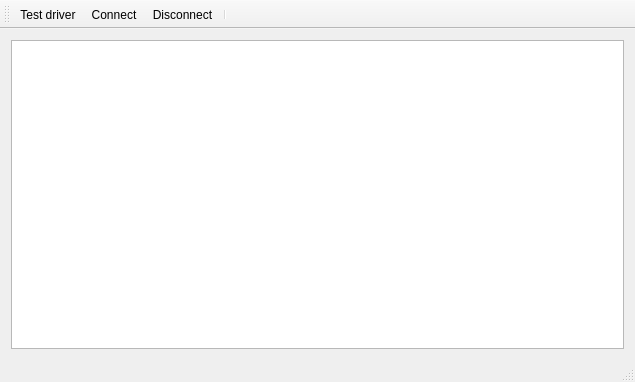
<?xml version="1.0" encoding="UTF-8"?>
<ui version="4.0">
 <class>MainWindow</class>
 <widget class="QMainWindow" name="MainWindow">
  <property name="geometry">
   <rect>
    <x>0</x>
    <y>0</y>
    <width>635</width>
    <height>382</height>
   </rect>
  </property>
  <property name="windowTitle">
   <string>Mobile Joystick Manager</string>
  </property>
  <property name="iconSize">
   <size>
    <width>32</width>
    <height>32</height>
   </size>
  </property>
  <widget class="QWidget" name="centralWidget">
   <layout class="QHBoxLayout" name="horizontalLayout">
    <item>
     <widget class="QTableView" name="colDrivers">
      <property name="editTriggers">
       <set>QAbstractItemView::NoEditTriggers</set>
      </property>
      <property name="selectionMode">
       <enum>QAbstractItemView::SingleSelection</enum>
      </property>
      <property name="selectionBehavior">
       <enum>QAbstractItemView::SelectRows</enum>
      </property>
      <attribute name="horizontalHeaderHighlightSections">
       <bool>false</bool>
      </attribute>
      <attribute name="verticalHeaderHighlightSections">
       <bool>false</bool>
      </attribute>
     </widget>
    </item>
   </layout>
  </widget>
  <widget class="QMenuBar" name="menuBar">
   <property name="geometry">
    <rect>
     <x>0</x>
     <y>0</y>
     <width>635</width>
     <height>21</height>
    </rect>
   </property>
  </widget>
  <widget class="QToolBar" name="mainToolBar">
   <property name="toolButtonStyle">
    <enum>Qt::ToolButtonTextUnderIcon</enum>
   </property>
   <attribute name="toolBarArea">
    <enum>TopToolBarArea</enum>
   </attribute>
   <attribute name="toolBarBreak">
    <bool>false</bool>
   </attribute>
   <addaction name="actionTest"/>
   <addaction name="actionConnect"/>
   <addaction name="actionDisconnect"/>
   <addaction name="separator"/>
  </widget>
  <widget class="QStatusBar" name="statusBar"/>
  <action name="actionTest">
   <property name="icon">
    <iconset>
     <normaloff>data/diagnostic_icon.png</normaloff>data/diagnostic_icon.png</iconset>
   </property>
   <property name="text">
    <string>Test driver</string>
   </property>
   <property name="shortcut">
    <string>Alt+T</string>
   </property>
   <property name="iconVisibleInMenu">
    <bool>true</bool>
   </property>
  </action>
  <action name="actionConnect">
   <property name="icon">
    <iconset>
     <normaloff>data/bluetooth_icon5.png</normaloff>data/bluetooth_icon5.png</iconset>
   </property>
   <property name="text">
    <string>Connect</string>
   </property>
   <property name="toolTip">
    <string> Connect driver with mobile device</string>
   </property>
   <property name="shortcut">
    <string>Alt+C</string>
   </property>
  </action>
  <action name="actionDisconnect">
   <property name="icon">
    <iconset>
     <normaloff>data/bluetoothdis_icon.png</normaloff>data/bluetoothdis_icon.png</iconset>
   </property>
   <property name="text">
    <string>Disconnect</string>
   </property>
  </action>
 </widget>
 <layoutdefault spacing="6" margin="11"/>
 <resources/>
 <connections/>
</ui>
